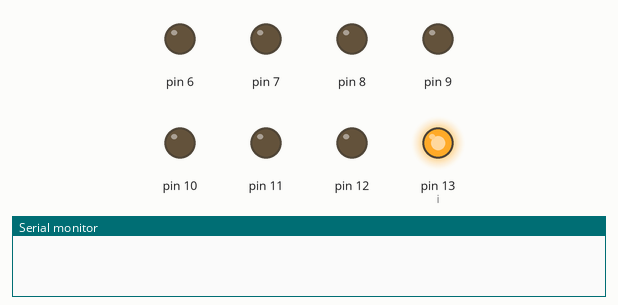
This sketch was run on a simulated Arduino Uno, built with avr-gcc and run on an emulated ATmega328P. Shown: output pins drawn as LEDs (lit = HIGH), the last lines printed to the serial monitor.

Above: at 0.08 s.
At 1.25 s:
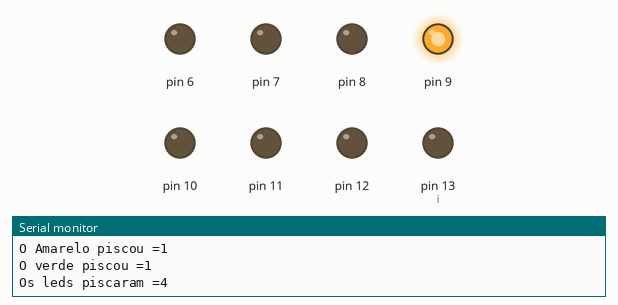
At 1.84 s:
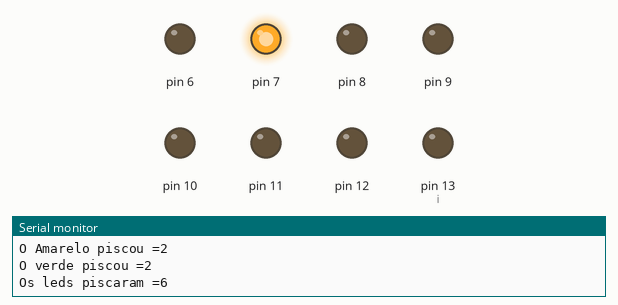
At 2.71 s:
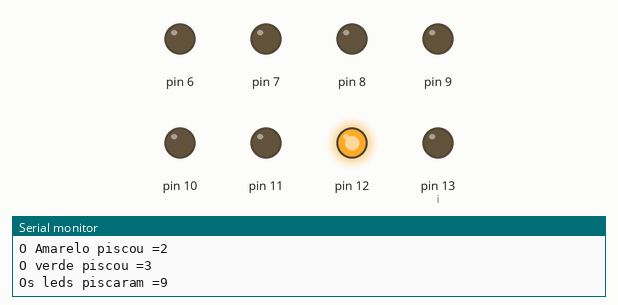
At 3.89 s:
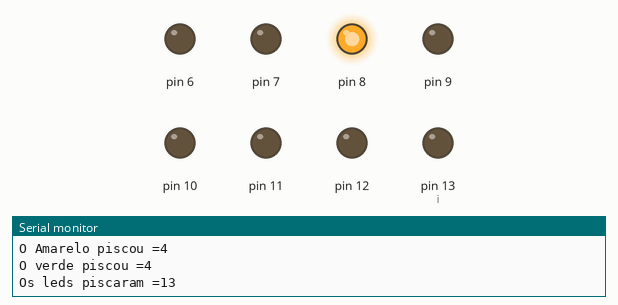
At 5.36 s:
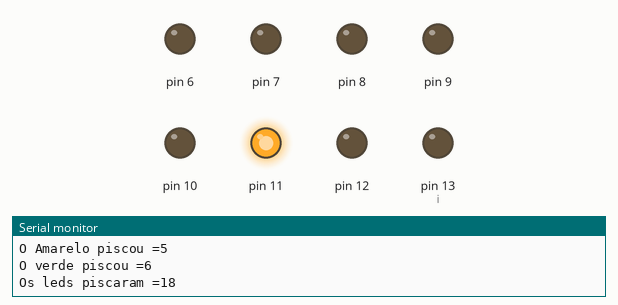
Timing chart, 0 to 5.7 s (numbered marks = the images above):
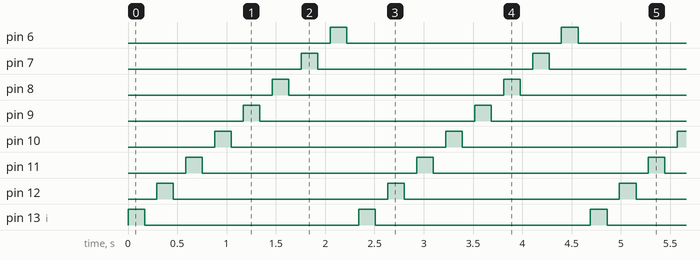

The sketch:

Exercicio_1AB_refatorado.ino
```cpp
// Aula de 30/08/2023
// Exercicio-1
/* Lista de atividades:
a) Criar um sketch que faça TODOS os LEDs, que estão conectados no Arduino Uno,
de 13 à 6 (identifique os pinos), pisquem continuamente a cada 0,25 segundo.
A sequência de piscagem é esta:
L13, L12, L11, L10, L9, L8, L7, L6
**Atenção:
- Use variáveis para a definição dos nomes dos LEDs e do tempo de piscada.
- Verifique no shield o nº dos pinos de cada LED.
- Salvar o arquivo como "Exercicio-1A".

b) Agora crie um flag (variável) que conte o nº de vezes que cada cor pisca.
Dê o nome do flag o nome da cor ex:
vermelho
verde
amarelo
No final de cada sequência completa de piscada (depois de todos os 8 LEds terem piscado),
Informe no monitor serial o valor contagem da quantidade de vezes que os LEDs de cada cor piscaram.
ex:
Depois da 1ª contagem deve mostrar na serial algo como:
Numero de piscadas:
LEDs vermelhos: 3
LEDs verdes: 3
LEDs amarelos: 2
Total de LEDs que piscaram: 8
- Salvar o arquivo como "Exercicio-1B".

Use a estrutura base abaixo para iniciar a programação.
*/
int tempoDelay = 125;
int i = 13;
int verm = 0;
int amar = 0;
int verd = 0;
void setup(){
  Serial.begin(9600);
  for (int a = i; a>=6 ; a--){
    pinMode(a, OUTPUT);
  }

}

void loop(){
  for (i; i>=6 ; i--){
    digitalWrite(i,HIGH);
    delay(tempoDelay);
  	if (i == 13 || i == 10 || i == 7){
      verm += 1;
      Serial.println("---------------------");
      Serial.print("O vermelho piscou =");
      Serial.println(verm);
      Serial.print("O Amarelo piscou =");
      Serial.println(amar);
      Serial.print("O verde piscou =");
      Serial.println(verd);
      Serial.print("Os leds piscaram =");
      Serial.println(verm+amar+verd);
    }else if (i == 12 || i == 9) {
      amar += 1;
      Serial.println("---------------------");
      Serial.print("O vermelho piscou =");
      Serial.println(verm);
      Serial.print("O Amarelo piscou =");
      Serial.println(amar);
      Serial.print("O verde piscou =");
      Serial.println(verd);
      Serial.print("Os leds piscaram =");
      Serial.println(verm+amar+verd);
    }else {
      verd += 1;
      Serial.println("---------------------");
      Serial.print("O vermelho piscou =");
      Serial.println(verm);
      Serial.print("O Amarelo piscou =");
      Serial.println(amar);
      Serial.print("O verde piscou =");
      Serial.println(verd);
      Serial.print("Os leds piscaram =");
      Serial.println(verm+amar+verd);
    }
    digitalWrite(i,LOW);
  	delay(tempoDelay);

  }
  i=13;
  }
```

Measured:
- by itself, pin 6–12, pin 13 (i): alternates HIGH for 0.17 s and LOW for 2.2 s
- by itself, everything shown: repeats every 2.4 s, in 16 steps
